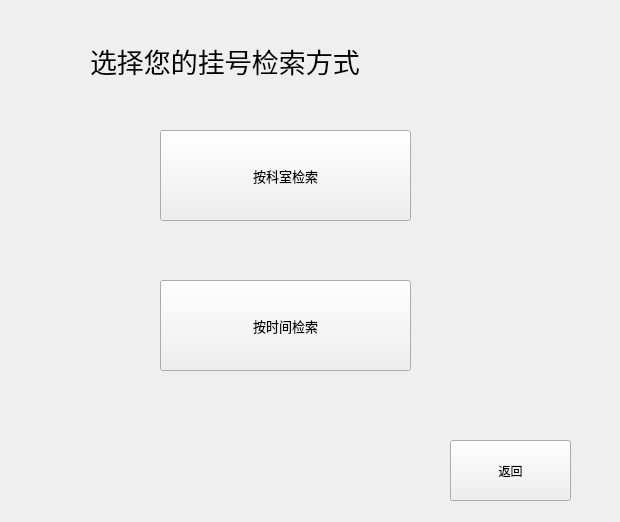
<?xml version="1.0" encoding="UTF-8"?>
<ui version="4.0">
 <class>appointmentchoose</class>
 <widget class="QWidget" name="appointmentchoose">
  <property name="geometry">
   <rect>
    <x>0</x>
    <y>0</y>
    <width>620</width>
    <height>522</height>
   </rect>
  </property>
  <property name="windowTitle">
   <string>Form</string>
  </property>
  <widget class="QLabel" name="label_choose_appointment">
   <property name="geometry">
    <rect>
     <x>90</x>
     <y>20</y>
     <width>511</width>
     <height>81</height>
    </rect>
   </property>
   <property name="font">
    <font>
     <family>华文楷体</family>
     <pointsize>20</pointsize>
    </font>
   </property>
   <property name="text">
    <string>选择您的挂号检索方式</string>
   </property>
  </widget>
  <widget class="QPushButton" name="department_choose">
   <property name="geometry">
    <rect>
     <x>160</x>
     <y>130</y>
     <width>251</width>
     <height>91</height>
    </rect>
   </property>
   <property name="font">
    <font>
     <pointsize>10</pointsize>
    </font>
   </property>
   <property name="text">
    <string>按科室检索</string>
   </property>
  </widget>
  <widget class="QPushButton" name="time_choose">
   <property name="geometry">
    <rect>
     <x>160</x>
     <y>280</y>
     <width>251</width>
     <height>91</height>
    </rect>
   </property>
   <property name="font">
    <font>
     <pointsize>10</pointsize>
    </font>
   </property>
   <property name="text">
    <string>按时间检索</string>
   </property>
  </widget>
  <widget class="QPushButton" name="appointreturn">
   <property name="geometry">
    <rect>
     <x>450</x>
     <y>440</y>
     <width>121</width>
     <height>61</height>
    </rect>
   </property>
   <property name="text">
    <string>返回</string>
   </property>
  </widget>
 </widget>
 <resources/>
 <connections/>
</ui>
